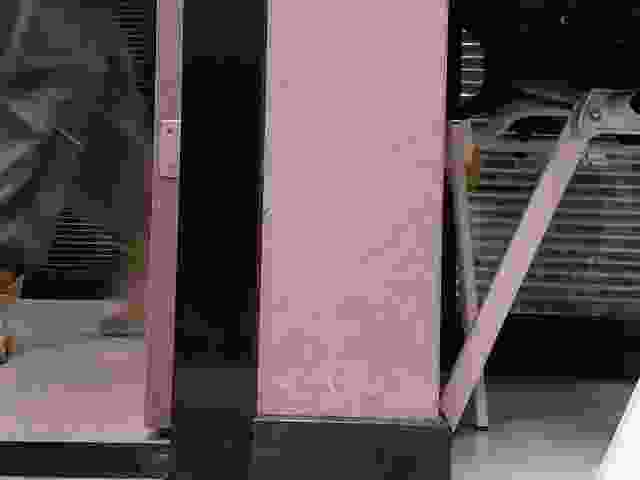
#> input picture captured_image.jpg, 640 x 480 px
$ python -i recognition.py   (imports and definitions only)
#> lines starting #> are read from the running program, lines starting #| are printed output that depends on the picture; after the words box and inside, x2 and y2 are one past the last pixel; in counts of white or black regions, pixels touching at a corner belong together
#> further down, picture is the input picture: shape (480, 640, 3); mean B, G, R 86.3, 81.8, 96
import cv2
import numpy as np

low_orange = np.array([5, 100, 0])
up_orange = np.array([20, 255, 255])

def recognition(img):

    have_cube = False
    contours = None
    filtered_contours = []
    approxes = []

    hsv_img = cv2.cvtColor(img, cv2.COLOR_BGR2HSV)
#> hsv_img: shape (480, 640, 3); mean H, S, V 56, 22, 96
    mask = cv2.inRange(hsv_img, low_orange, up_orange)
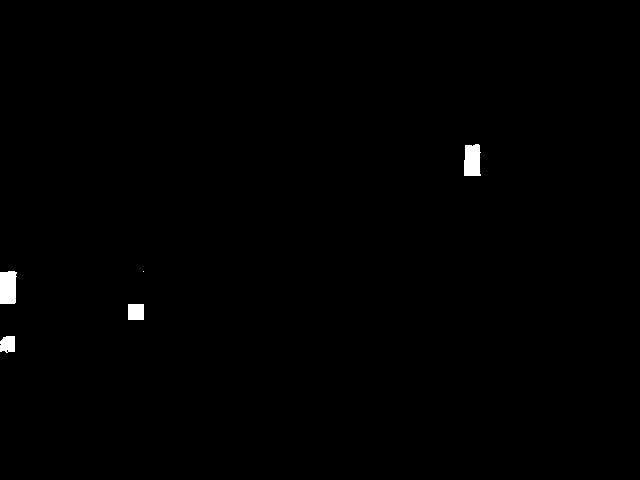
#> mask: shape (480, 640); 0.48% white; 5 white regions (1 under 20 px), largest, box (x1, y1, x2, y2) and area: (0, 271, 17, 304) 521, (464, 144, 481, 176) 487, (128, 304, 144, 320) 256, (0, 336, 15, 353) 221

    mask = cv2.morphologyEx(mask, cv2.MORPH_CLOSE, np.ones((5, 5), np.uint8))
#> mask: shape (480, 640); 0.49% white; 5 white regions (1 under 20 px), largest, box (x1, y1, x2, y2) and area: (0, 271, 17, 304) 523, (464, 144, 481, 176) 488, (128, 304, 144, 320) 256, (0, 336, 15, 353) 230
    mask = cv2.morphologyEx(mask, cv2.MORPH_OPEN, np.ones((5, 5), np.uint8))
#> mask: shape (480, 640); 0.48% white; 4 white regions

    contours, _ = cv2.findContours(mask, cv2.RETR_CCOMP, cv2.CHAIN_APPROX_SIMPLE)
#> contours = 4 contours; box (x1, y1, x2, y2) and area: (0, 271, 17, 304) 476, (464, 145, 480, 176) 436, (128, 304, 144, 320) 225, (0, 336, 15, 352) 199

    if contours == None:
        return have_cube, approxes

    else:
        for contour in contours:
            if 10000 < cv2.contourArea(contour) < 350000:
                filtered_contours.append(contour)
#> this loop made 4 passes
#> contour on pass 2: [[128, 304], [128, 319], [143, 319], [143, 304]]
#> after the loop, filtered_contours = []

        # cv2.drawContours(img, filtered_contours, -1, (0, 255, 0), 2)
        # cv2.imwrite("img.jpg", img)

        if len(filtered_contours) == 0:
            return have_cube, approxes

        # 视野内存在方块/近似轮廓为多边形

        else:
            have_cube = True

            for contour in filtered_contours:

                epsilon = 0.008 * cv2.arcLength(contour, True)
                approx = cv2.approxPolyDP(contour, epsilon, True)

                approxes.append(approx)

                # 绘制多边形
                cv2.drawContours(img, [approx], -1, (0, 255, 0), 2)

                # 绘制角点
                for point in approx:
                    cv2.circle(img, tuple(point[0]), 5, (0, 0, 255), -1)

########################################################################################################################

            # 将拐点根据y值递增排序

            for approx in approxes:

                temp = np.zeros((1, 2))

                for i in range(len(approx)):
                    for j in range(len(approx) - i - 1):
                        if approx[j, 0, 1] > approx[(j + 1), 0, 1]:
                            temp[0, 0] = approx[j, 0, 0]
                            temp[0, 1] = approx[j, 0, 1]
                            approx[j] = approx[j + 1]
                            approx[j + 1] = temp

            # cv2.imwrite("img.jpg", img)
            # cv2.waitKey(0)
            # approx ： (i, 1, 3)数组

            return have_cube, approxes

>>> import cv2
>>> picture = cv2.imread('captured_image.jpg')
>>> result = recognition(picture)
#> result = (False, [])

$ run again, on abc.jpg
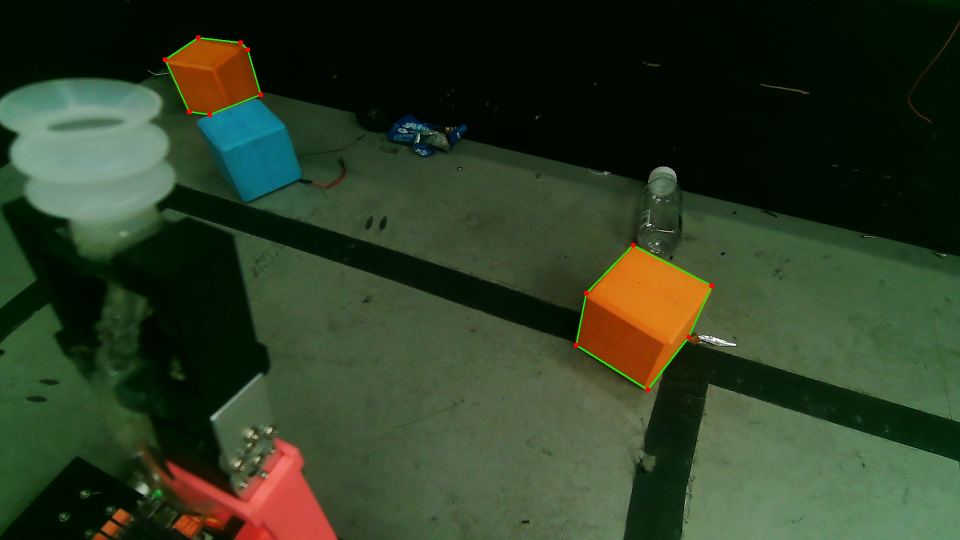
#> input picture abc.jpg, 1920 x 1080 px (shown at 1/2 size)
#> picture is the input picture: shape (1080, 1920, 3); mean B, G, R 36.9, 60.2, 46.1
#> hsv_img: shape (1080, 1920, 3); mean H, S, V 54.6, 162.8, 65.5
#> in recognition, `mask = cv2.morphologyEx(mask, cv2.MORPH_OPEN, np.ones((5, 5), np.uint8))`:
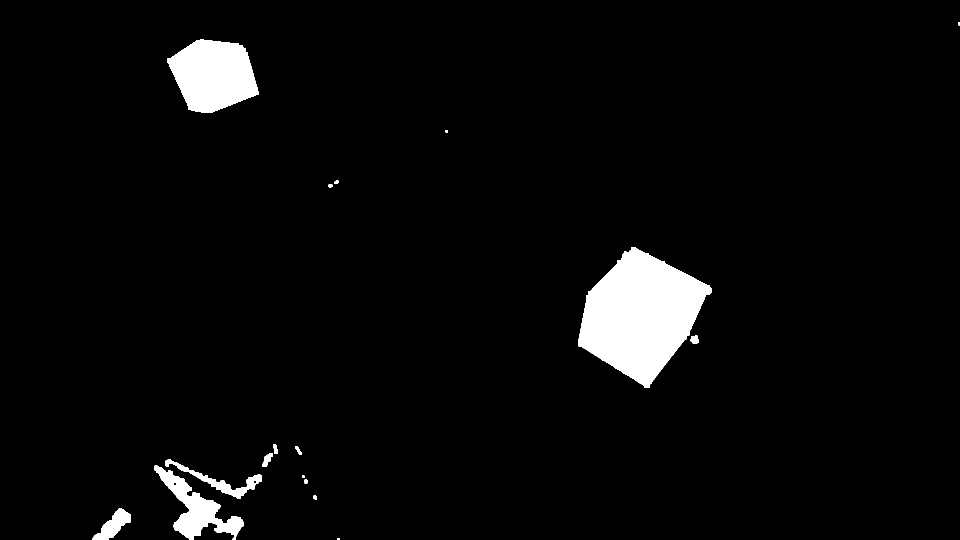
#> mask: shape (1080, 1920) (shown at 1/2 size); 3.8% white; 19 white regions
#> contours = 20 contours, 4 with area under 20; largest, box (x1, y1, x2, y2) and area: (1157, 494, 1424, 776) 44367, (334, 79, 518, 225) 18890, (308, 931, 488, 1080) 8277, (378, 940, 524, 998) 2100, (184, 1017, 261, 1080) 2060
#> the loop in recognition, `for contour in contours:` made 20 passes
#> contour on passes 1, 6, 18, 20: [[675, 1076], [675, 1079], [679, 1079], [679, 1076]], [[604, 951], [604, 955], [608, 955], [608, 951]], [[891, 260], [891, 264], [895, 264], [895, 260]], [[1917, 44], [1917, 50], [1919, 50], [1919, 44]]
#> after the loop in recognition, `for contour in contours:`: filtered_contours = 2 contours; box (x1, y1, x2, y2) and area: (1157, 494, 1424, 776) 44367, (334, 79, 518, 225) 18890
#> the loop in recognition, `for contour in filtered_contours: ` made 2 passes
#> epsilon on passes 1 to 2: 7.28, 4.56
#> after the loop in recognition, `for contour in filtered_contours:`:
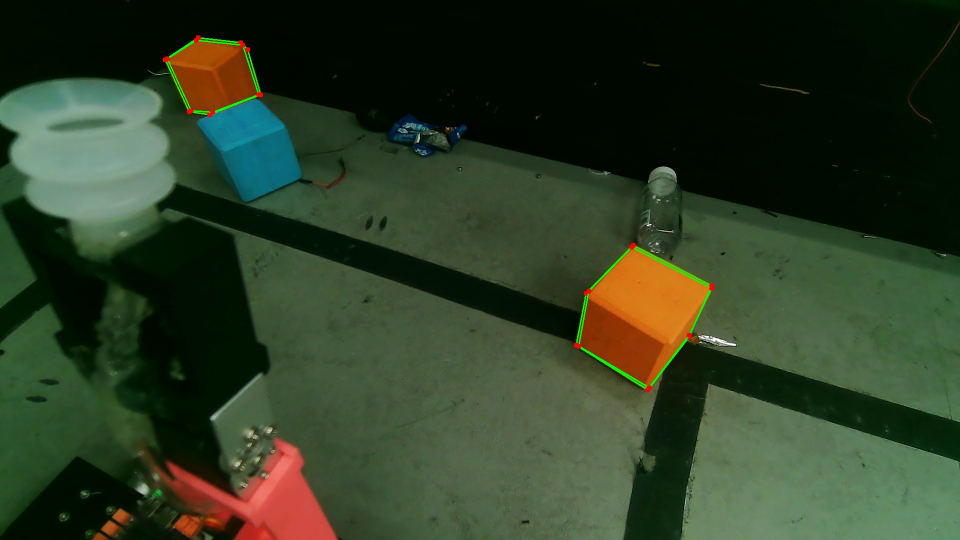
#> img: shape (1080, 1920, 3) (shown at 1/2 size); 0.22% of pixels changed, all inside (x1, y1, x2, y2) = (329, 75, 1429, 781)
#> after the loop in recognition, `for contour in filtered_contours:`: approxes = 2 contours; box (x1, y1, x2, y2) and area: (1157, 494, 1424, 776) 44650, (334, 80, 518, 225) 18596
#> the loop in recognition, `for approx in approxes: ` made 2 passes
